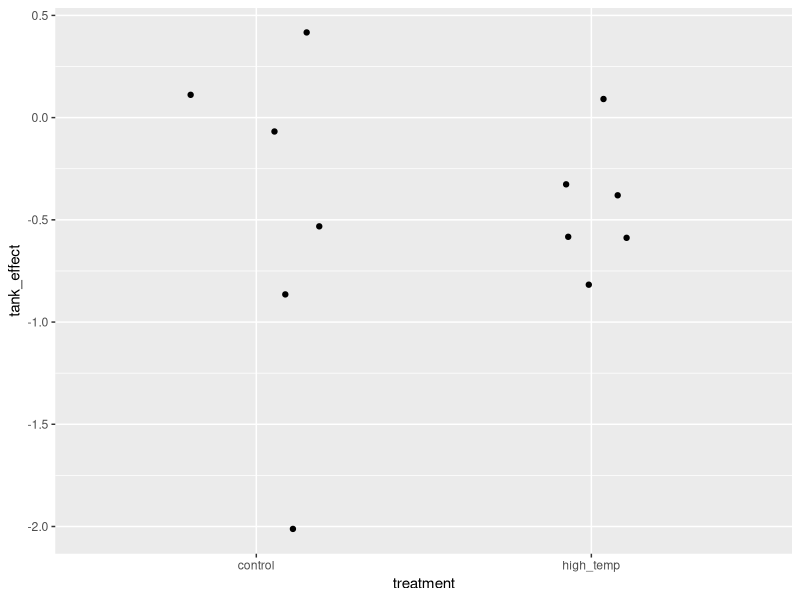
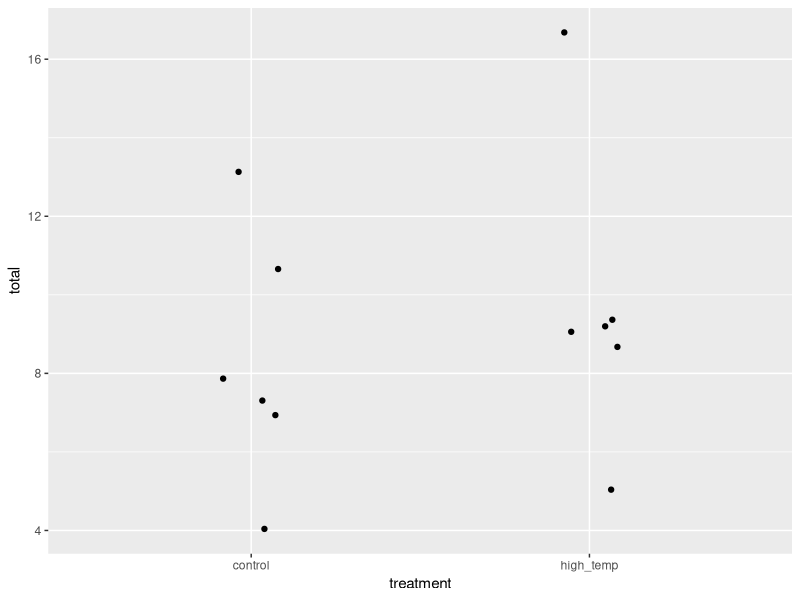

These figures' R source, in order:
# 一般化線形混合モデル
# Generalized Linear Mixed-Models (GLMM)
# Greg Nishihara
# 2026-09-11

# パッケージの読み込み
library(tidyverse)
library(lme4) # 一般化線形混合モデル用パッケージ
library(emmeans)


# 疑似データの生成

# シードを設定する
set.seed(2026) # 疑似乱数のシード (seed) を固定する

# タンク（水槽）　ランダム効果 (Random Effect)
# 合計 12 タンク: 6 コントロール　６ 高水温

tanks = tibble(
  tank = str_c("tank_", str_pad(1:12, 2, pad = "0")),
  treatment = rep(c("control", "high_temp"), each = 6),
  tank_effect = rnorm(12, mean = 0, sd = 0.8)
)
tanks
ggplot(tanks) + geom_point(aes(x = treatment, y = tank_effect), position = position_jitter(width = 0.2))

seaweeddf = 
  tanks |> 
  uncount(30) |> 
  mutate(
    shubyoid = row_number(),
    fixed_effect = if_else(str_detect(treatment, "Con"), 1, -0.5),
    true_prob = plogis(fixed_effect + tank_effect),
    survival = rbinom(n(), size = 1, prob = true_prob)
  ) |> 
  select(shubyoid, tank, treatment, survival) |> 
  mutate(
    tank = as_factor(tank),
    treatment = fct_relevel(as_factor(treatment), "control")
  )

seaweeddf |> 
  group_by(tank, treatment) |> 
  reframe(total = sum(survival)) |> 
  ggplot() + 
  geom_point(aes(x = treatment, y = total), position = position_jitter(width = 0.1))

## GLM 解析 (ランダム効果を無視した解析・水槽ごとの微妙な違いを無視したときの結果)
m01 = glm(survival ~ treatment, data = seaweeddf, family = binomial("logit"))
summary(m01)
eout = emmeans(m01, ~ treatment, type = "response")
contrast(eout, "pairwise")

## GLMM 
g01 = glmer(survival ~ treatment + (1 | tank), 
            data = seaweeddf,
            family = binomial("logit"))
summary(g01)
eout = emmeans(g01, ~ treatment, type = "response")
contrast(eout, "pairwise")
